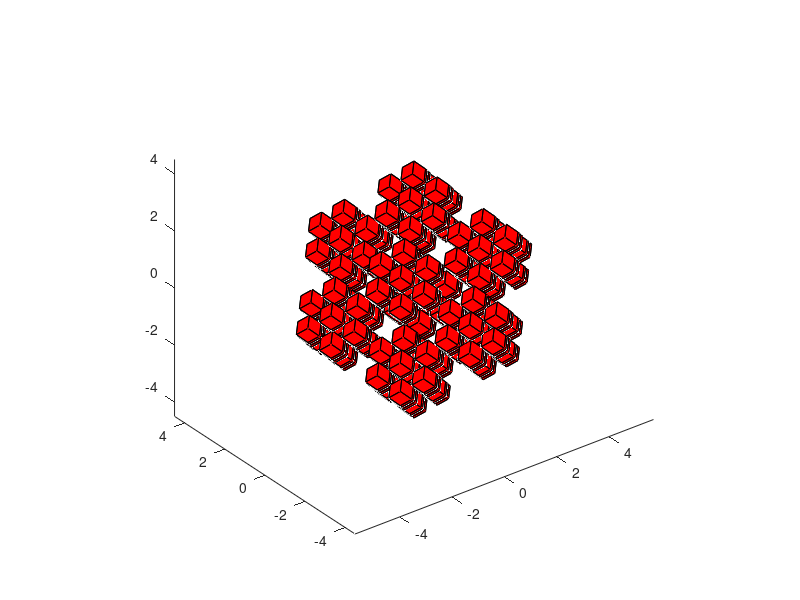

Source code (MATLAB):
function rhombododecahedronFractal
phi=(1+sqrt(5))/2; %golden ratio
%Rhombododecahedron
vert = [0 0 2;
    1 -1 1;
    1 1 1;
    -1 1 1;
    -1 -1 1;
    2 0 0;
    0 2 0;
    -2 0 0;
    0 -2 0;
    1 -1 -1;
    1 1 -1;
    -1 1 -1;
    -1 -1 -1;
    0 0 -2];
face=[ 2     1     3     6
    9     5     1     2
    3     1     4     7
    4     1     5     8
    9     2     6    10
    6     3     7    11
    7     4     8    12
    8     5     9    13
    10     6    11    14
    14    11     7    12
    14    12     8    13
    13     9    10    14 ]    ;

colors=summer(length(face));
%h=patch('faces',face,'vertices',vert);
%set(h,'facecolor','flat','facevertexcdata',colors);
drawFractal(vert,face,0.5,2)
axis equal
view(3)

function drawFractal(vert,face,sca,n)

if n>0
    v=vert*sca;
    vnew=v;
    offset=[0 0 0];
    
    for k=1:length(vert)
        [th,phi,r]=cart2sph(v(k,1),v(k,2),v(k,3));
        [offset(1) offset(2) offset(3)]=sph2cart(th,phi,r*1.618*0.618*2);
        vnew(:,1)=v(:,1)+offset(1);
        vnew(:,2)=v(:,2)+offset(2);
        vnew(:,3)=v(:,3)+offset(3);
        if n==1
            %patch('vertices',vnew,'faces',face,'facecolor',rand(1,3));
            patch('vertices',vnew,'faces',face,'facecolor','r');
            %drawFractal(vnew,face,sca,n-1);
        end
        drawFractal(vnew,face,sca,n-1);
    end
    %drawFractal(v,face,sca,n-1);
    %drawFractal(v,face,sca,n-1);
end
return
